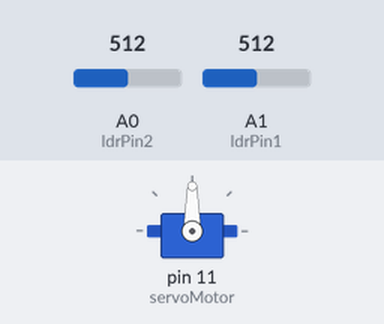
Simulated run of this sketch. Board: Arduino Uno, built with avr-gcc and run on an emulated ATmega328P. Parts: servo. The inputs (shaded band) are chosen by the test bench; at power-on: A0 (ldrPin2) = 512, A1 (ldrPin1) = 512.

Above: at 1.2 s.
1.3 s: A0 (ldrPin2) set to 716
At 2.3 s:
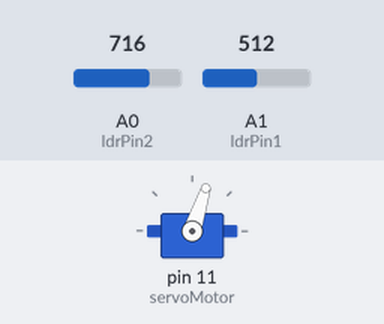
2.8 s: A1 (ldrPin1) set to 306
At 3.6 s:
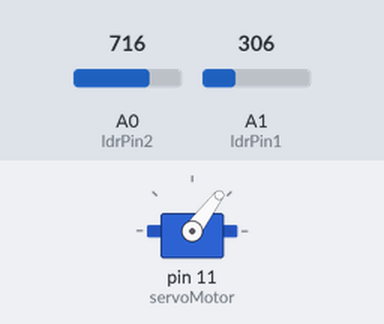
4.3 s: A0 (ldrPin2) set to 900
At 5.0 s:
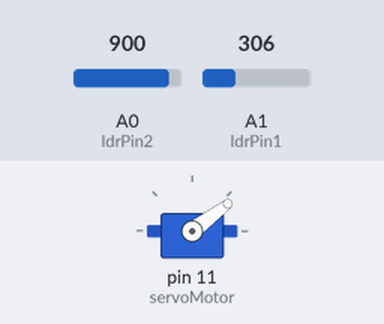
5.8 s: A1 (ldrPin1) set to 0
At 6.3 s:
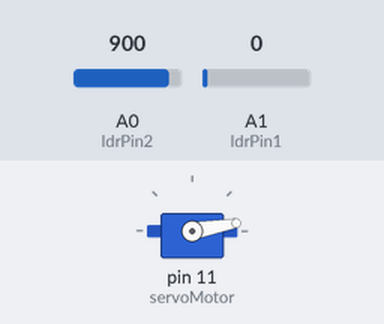
7.3 s: A1 (ldrPin1) set to 1023
At 7.6 s:
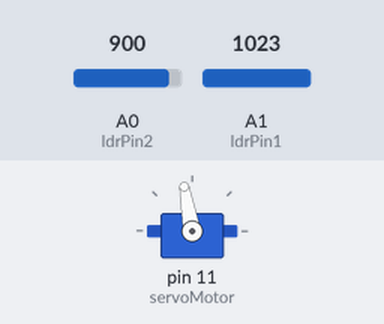
8.8 s: A0 (ldrPin2) set to 511
At 10.2 s:
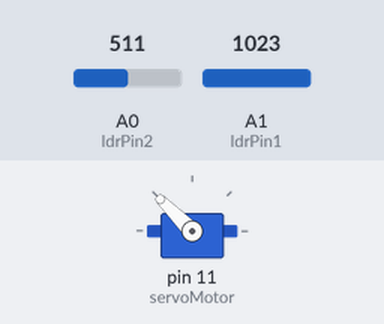
Timing chart, 0 to 11.3 s (numbered marks = the images above; inputs shaded):
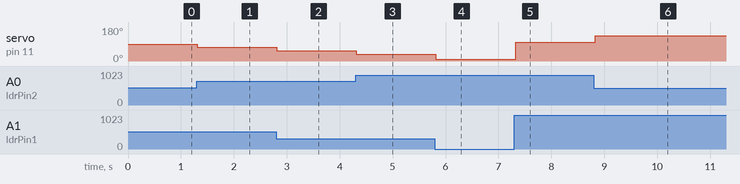

Measured:
- after the input at 1.3 s, servo on pin 11 (servoMotor): 90° → 72° at once
- after the input at 2.8 s, servo on pin 11 (servoMotor): 72° → 53° at once
- after the input at 4.3 s, servo on pin 11 (servoMotor): 53° → 37° at once
- after the input at 5.8 s, servo on pin 11 (servoMotor): 37° → 10° at once
- after the input at 7.3 s, servo on pin 11 (servoMotor): 10° → 100° at once
- after the input at 8.8 s, servo on pin 11 (servoMotor): 100° → 135° at once

The sketch:

sketch_jun5a.ino
```cpp
#include <Servo.h>

Servo servoMotor;
int ldrPin1 = A1; // Birinci LDR sensörünün pin numarası
int ldrPin2 = A0; // İkinci LDR sensörünün pin numarası

void setup() {
  servoMotor.attach(11); // Servo motorun bağlı olduğu pin numarası
}

void loop() {
  int ldrValue1 = analogRead(ldrPin1); // Birinci LDR sensöründen okunan değer
  int ldrValue2 = analogRead(ldrPin2); // İkinci LDR sensöründen okunan değer

  // Işık yoğunluğuna göre servo motorun açısını hesapla
  int servoAngle = map(ldrValue1 - ldrValue2, -1023, 1023, 0, 180);

  servoMotor.write(servoAngle); // Servo motorun açısını ayarla

  delay(100); // İşlemi 100ms'lik bir gecikmeyle tekrarla
}
```
